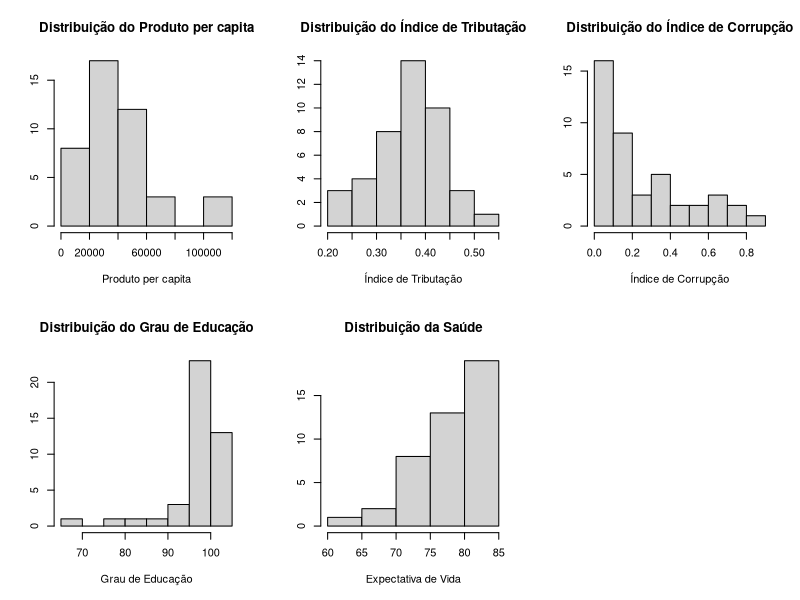
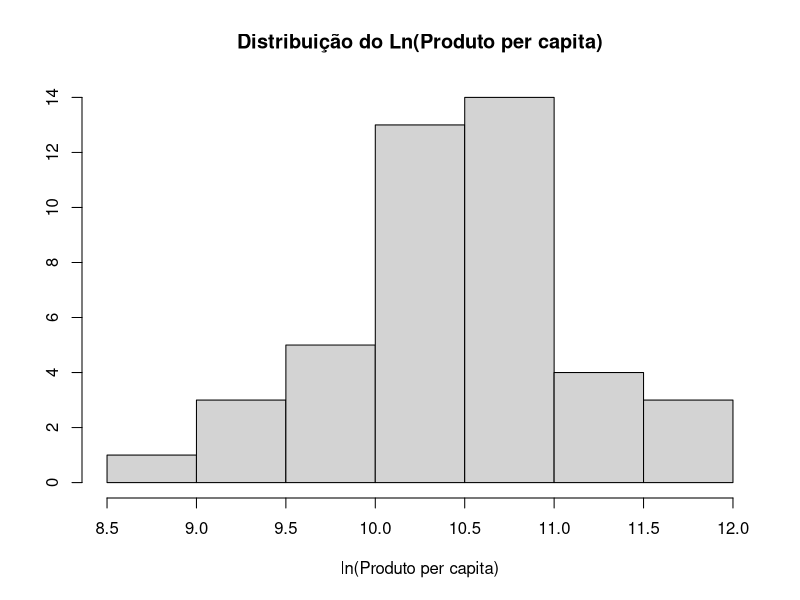
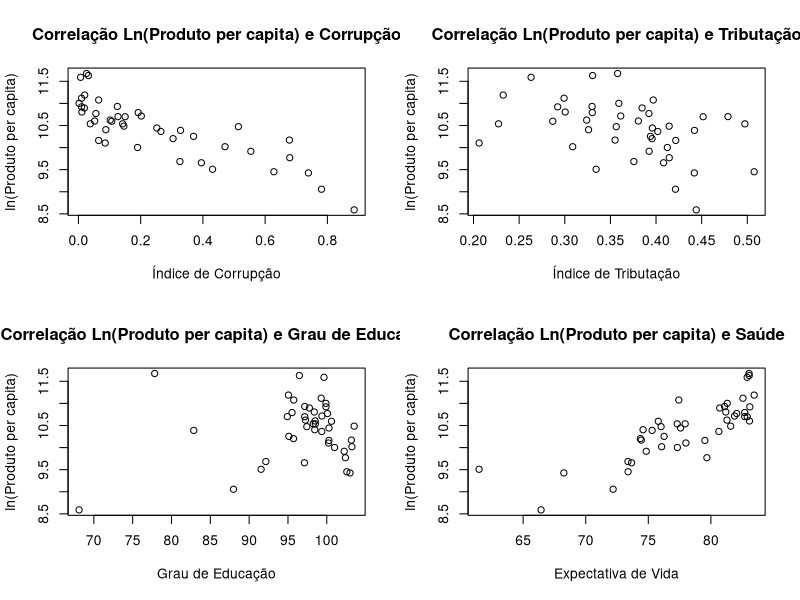
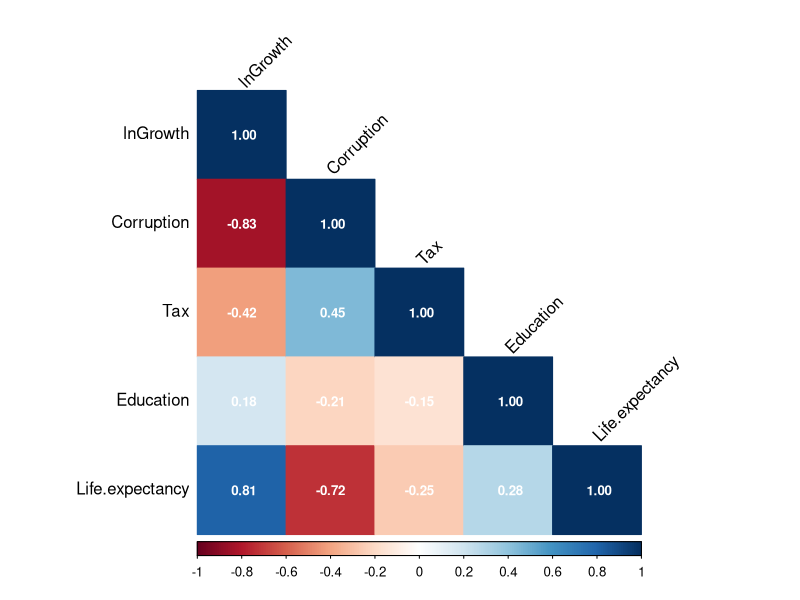
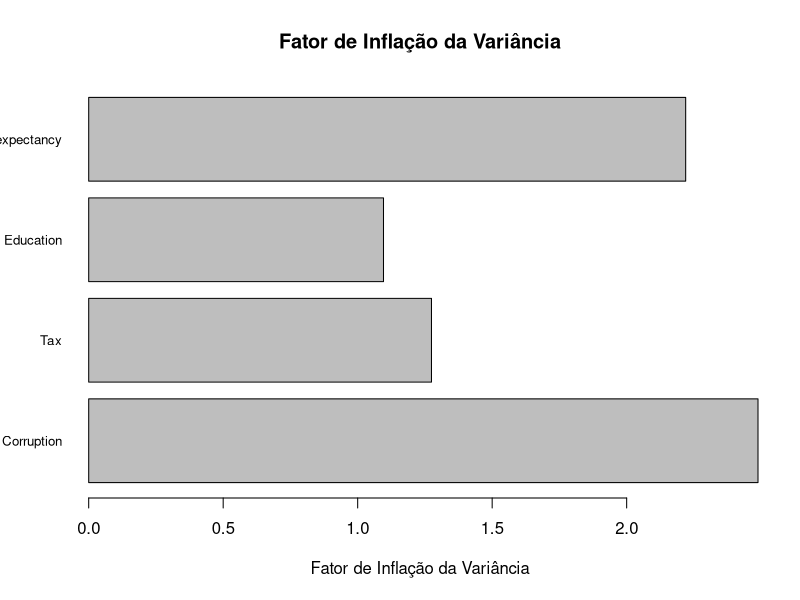

Write R code to recreate these figures, in order.
library(dplyr)
library(readxl)
library(corrplot)
library(car)

# Depending variable
gdp_percapita <- read.csv2("posts/economic_development/gdp-per-capita-worldbank.csv", sep = ",", dec = ".")

# Independing variable
corruption_index <- read.csv2("posts/economic_development/political-corruption-index.csv", sep = ",", dec = ".")

# Control variables
tax_complexity <- read_excel("posts/economic_development/tax-complexity-index.xlsx", sheet = "Original Data")
control_variables <- read.csv2("posts/economic_development/control-variables-wbd.csv", sep = ",", dec = ".")

year <- 2022

gdp_percapita <- gdp_percapita[c("Entity", "Year", "ny_gdp_pcap_pp_kd")]
corruption_index <- corruption_index[c("Entity", "Year", "corruption_vdem__estimate_best__aggregate_method_average")]
tax_complexity <- tax_complexity[c("Country", "Year", "Tax Complexity Index")]
control_variables <- control_variables[c("Country.Name", "Time",
                                         "Primary.completion.rate..total....of.relevant.age.group...SE.PRM.CMPT.ZS.",
                                         "Life.expectancy.at.birth..total..years...SP.DYN.LE00.IN.")]

data <- inner_join(gdp_percapita, corruption_index, by = "Entity")
data <- inner_join(data, control_variables, by = c("Entity" = "Country.Name"))
data <- inner_join(data, tax_complexity, by = c("Entity" = "Country"))

data <- data |> filter(Year == year)

data <- data[c("Entity", "Year",
               "ny_gdp_pcap_pp_kd",
               "Tax Complexity Index",
               "corruption_vdem__estimate_best__aggregate_method_average",
               "Primary.completion.rate..total....of.relevant.age.group...SE.PRM.CMPT.ZS.",
               "Life.expectancy.at.birth..total..years...SP.DYN.LE00.IN.")]

data <- data |> rename(Growth = ny_gdp_pcap_pp_kd,
                       Tax = `Tax Complexity Index`,
                       Corruption = corruption_vdem__estimate_best__aggregate_method_average,
                       Education = `Primary.completion.rate..total....of.relevant.age.group...SE.PRM.CMPT.ZS.`,
                       Life.expectancy = `Life.expectancy.at.birth..total..years...SP.DYN.LE00.IN.`)

data <- data |> filter(Education != "..")

data$Education <- as.numeric(data$Education)
data$Life.expectancy <- as.numeric(data$Life.expectancy)

par(mfrow=c(2,3))

hist(data$Growth, main = "Distribuição do Produto per capita",
     xlab = "Produto per capita", ylab = "")

hist(data$Tax, main = "Distribuição do Índice de Tributação",
     xlab = "Índice de Tributação", ylab = "")

hist(data$Corruption, main = "Distribuição do Índice de Corrupção",
     xlab = "Índice de Corrupção", ylab = "")

hist(data$Education, main = "Distribuição do Grau de Educação",
     xlab = "Grau de Educação", ylab = "")

hist(data$Life.expectancy, main = "Distribuição da Saúde",
     xlab = "Expectativa de Vida", ylab = "")

data$lnGrowth <- log(data$Growth)

par(mfrow=c(1,1))
hist(data$lnGrowth, main = "Distribuição do Ln(Produto per capita)",
     xlab = "ln(Produto per capita)", ylab = "")

par(mfrow=c(2,2))
plot(data$lnGrowth ~ data$Corruption, main = "Correlação Ln(Produto per capita) e Corrupção",
     xlab = "Índice de Corrupção", ylab = "ln(Produto per capita)")
plot(data$lnGrowth ~ data$Tax, main = "Correlação Ln(Produto per capita) e Tributação",
     xlab = "Índice de Tributação", ylab = "ln(Produto per capita)")
plot(data$lnGrowth ~ data$Education, main = "Correlação Ln(Produto per capita) e Grau de Educação",
     xlab = "Grau de Educação", ylab = "ln(Produto per capita)")
plot(data$lnGrowth ~ data$Life.expectancy, main = "Correlação Ln(Produto per capita) e Saúde",
     xlab = "Expectativa de Vida", ylab = "ln(Produto per capita)")

corMatrix <- cor(data[c("lnGrowth", "Corruption", "Tax",
                        "Education", "Life.expectancy")])

par(mfrow=c(1,1))
corrplot(corMatrix, method = "color", type = "lower", addCoef.col = "white", 
         tl.col = "black", tl.srt = 45, number.cex = 0.8)

reg <- lm(lnGrowth ~ Corruption + Tax + Education + Life.expectancy, data = data)
summary(reg)

vif_values <- vif(reg)

barplot(vif_values, main = "Fator de Inflação da Variância", horiz = TRUE, 
        xlab = "Fator de Inflação da Variância", las = 1, cex.names = 0.8)
